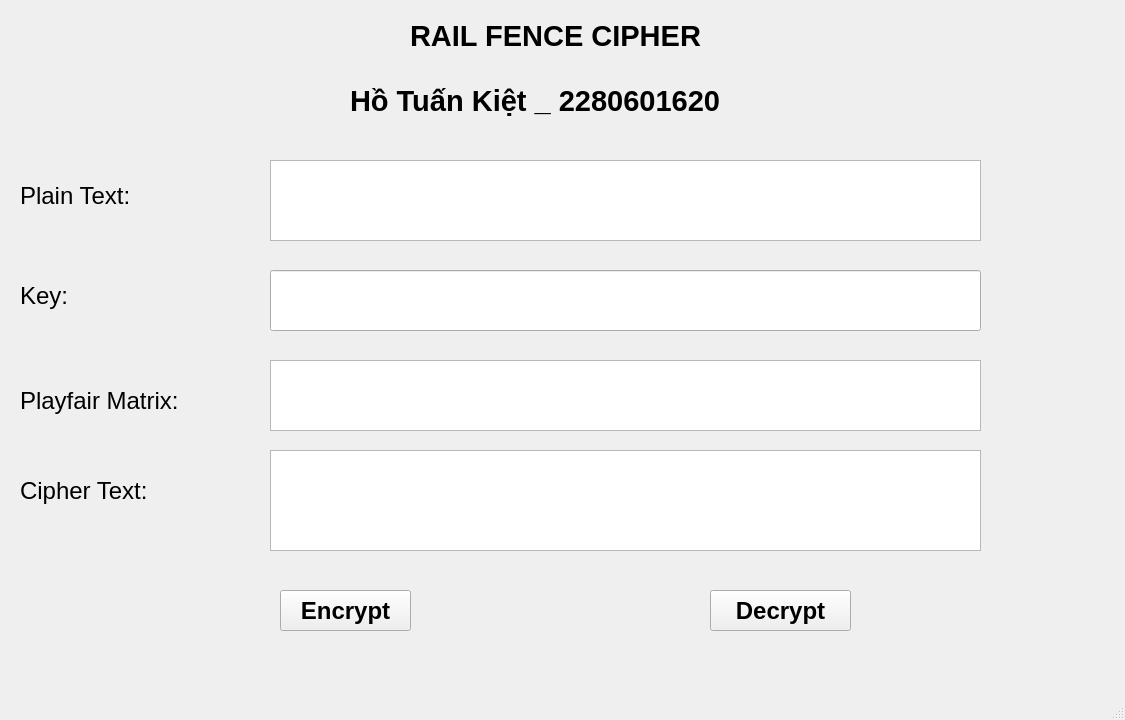
<?xml version="1.0" encoding="UTF-8"?>
<ui version="4.0">
 <class>MainWindow</class>
 <widget class="QMainWindow" name="MainWindow">
  <property name="geometry">
   <rect>
    <x>0</x>
    <y>0</y>
    <width>1125</width>
    <height>720</height>
   </rect>
  </property>
  <property name="windowTitle">
   <string>MainWindow</string>
  </property>
  <widget class="QWidget" name="centralwidget">
   <widget class="QLabel" name="label">
    <property name="geometry">
     <rect>
      <x>410</x>
      <y>0</y>
      <width>411</width>
      <height>71</height>
     </rect>
    </property>
    <property name="font">
     <font>
      <pointsize>22</pointsize>
      <weight>75</weight>
      <bold>true</bold>
     </font>
    </property>
    <property name="text">
     <string>RAIL FENCE CIPHER </string>
    </property>
   </widget>
   <widget class="QLabel" name="label_2">
    <property name="geometry">
     <rect>
      <x>20</x>
      <y>170</y>
      <width>141</width>
      <height>51</height>
     </rect>
    </property>
    <property name="font">
     <font>
      <pointsize>18</pointsize>
     </font>
    </property>
    <property name="text">
     <string>Plain Text:</string>
    </property>
   </widget>
   <widget class="QLabel" name="label_3">
    <property name="geometry">
     <rect>
      <x>20</x>
      <y>280</y>
      <width>61</width>
      <height>31</height>
     </rect>
    </property>
    <property name="font">
     <font>
      <pointsize>18</pointsize>
     </font>
    </property>
    <property name="text">
     <string>Key:</string>
    </property>
   </widget>
   <widget class="QLabel" name="label_4">
    <property name="geometry">
     <rect>
      <x>20</x>
      <y>460</y>
      <width>171</width>
      <height>61</height>
     </rect>
    </property>
    <property name="font">
     <font>
      <pointsize>18</pointsize>
     </font>
    </property>
    <property name="text">
     <string>Cipher Text:</string>
    </property>
   </widget>
   <widget class="QPushButton" name="btn_encrypt">
    <property name="geometry">
     <rect>
      <x>280</x>
      <y>590</y>
      <width>131</width>
      <height>41</height>
     </rect>
    </property>
    <property name="font">
     <font>
      <pointsize>18</pointsize>
      <weight>75</weight>
      <bold>true</bold>
     </font>
    </property>
    <property name="text">
     <string>Encrypt</string>
    </property>
   </widget>
   <widget class="QPushButton" name="btn_decrypt">
    <property name="geometry">
     <rect>
      <x>710</x>
      <y>590</y>
      <width>141</width>
      <height>41</height>
     </rect>
    </property>
    <property name="font">
     <font>
      <pointsize>18</pointsize>
      <weight>75</weight>
      <bold>true</bold>
     </font>
    </property>
    <property name="text">
     <string>Decrypt</string>
    </property>
   </widget>
   <widget class="QLineEdit" name="txt_key">
    <property name="geometry">
     <rect>
      <x>270</x>
      <y>270</y>
      <width>711</width>
      <height>61</height>
     </rect>
    </property>
   </widget>
   <widget class="QTextEdit" name="txt_plain_text">
    <property name="geometry">
     <rect>
      <x>270</x>
      <y>160</y>
      <width>711</width>
      <height>81</height>
     </rect>
    </property>
   </widget>
   <widget class="QTextEdit" name="txt_cipher_text">
    <property name="geometry">
     <rect>
      <x>270</x>
      <y>450</y>
      <width>711</width>
      <height>101</height>
     </rect>
    </property>
   </widget>
   <widget class="QLabel" name="label_5">
    <property name="geometry">
     <rect>
      <x>20</x>
      <y>380</y>
      <width>201</width>
      <height>41</height>
     </rect>
    </property>
    <property name="font">
     <font>
      <pointsize>18</pointsize>
     </font>
    </property>
    <property name="text">
     <string>Playfair Matrix:</string>
    </property>
   </widget>
   <widget class="QTextEdit" name="txt_matrix">
    <property name="geometry">
     <rect>
      <x>270</x>
      <y>360</y>
      <width>711</width>
      <height>71</height>
     </rect>
    </property>
   </widget>
   <widget class="QLabel" name="label_6">
    <property name="geometry">
     <rect>
      <x>350</x>
      <y>70</y>
      <width>531</width>
      <height>61</height>
     </rect>
    </property>
    <property name="font">
     <font>
      <pointsize>22</pointsize>
      <weight>75</weight>
      <bold>true</bold>
     </font>
    </property>
    <property name="text">
     <string>Hồ Tuấn Kiệt _ 2280601620</string>
    </property>
   </widget>
  </widget>
  <widget class="QMenuBar" name="menubar">
   <property name="geometry">
    <rect>
     <x>0</x>
     <y>0</y>
     <width>1125</width>
     <height>31</height>
    </rect>
   </property>
  </widget>
  <widget class="QStatusBar" name="statusbar"/>
 </widget>
 <resources/>
 <connections/>
</ui>
